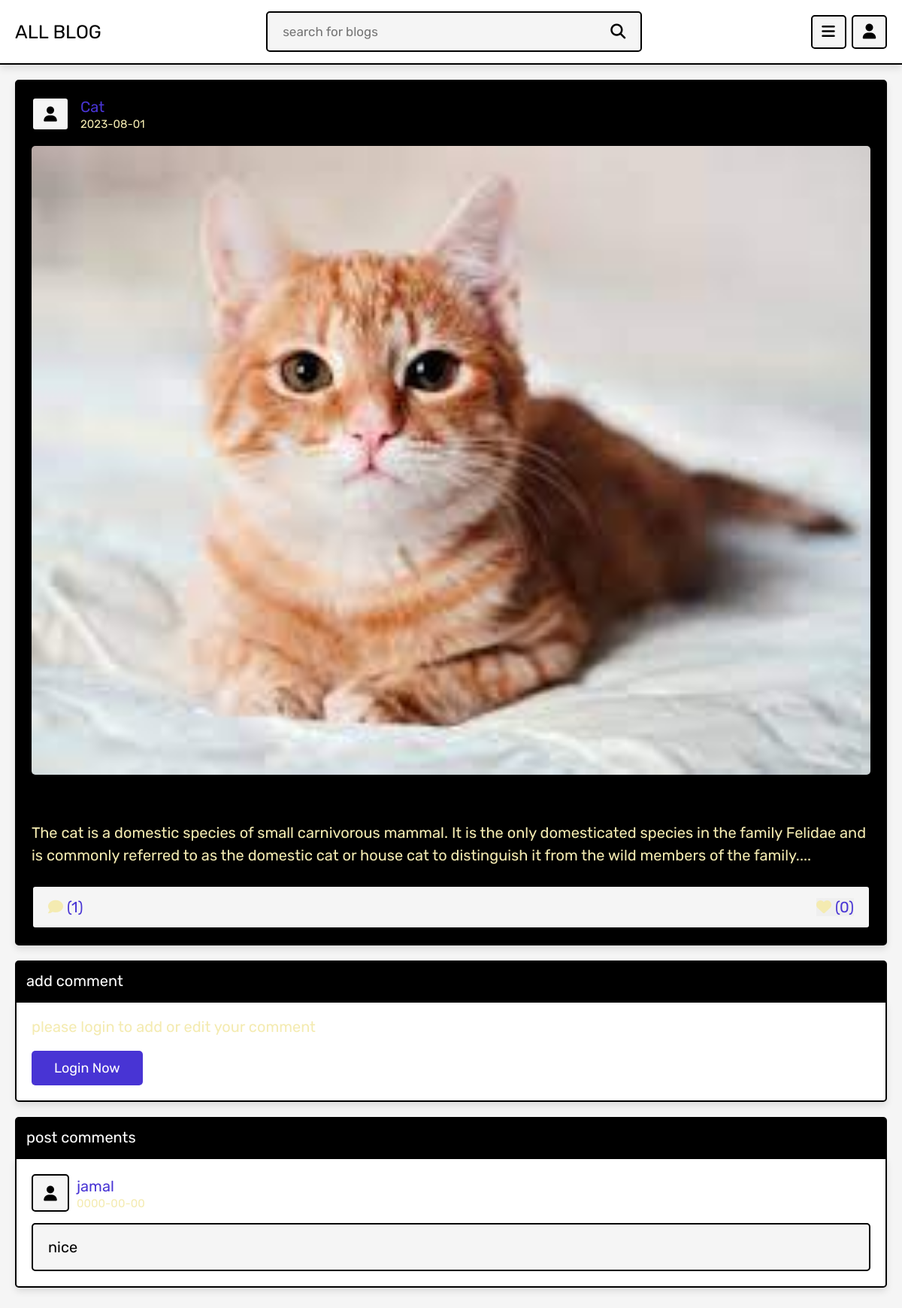
The app's page /view_post.php?post_id=1 with its own data.
### tables this page shows
CREATE TABLE `posts` (
  `id` int(11) NOT NULL,
  `admin_id` int(11) NOT NULL,
  `name` varchar(100) NOT NULL,
  `title` varchar(100) NOT NULL,
  `content` varchar(1000) NOT NULL,
  `category` varchar(100) NOT NULL,
  `image` varchar(500) NOT NULL,
  `date` date NOT NULL,
  `status` varchar(10) NOT NULL
);

CREATE TABLE `comments` (
  `id` int(100) NOT NULL,
  `post_id` int(50) NOT NULL,
  `admin_id` int(100) NOT NULL,
  `user_id` int(100) NOT NULL,
  `user_name` varchar(100) NOT NULL,
  `comment` varchar(1000) NOT NULL,
  `date` date NOT NULL
);

### view_post.php (the view, shortened to what this page needs)
<?php
include 'components/connect.php';
if(isset($_SESSION['user_id'])){
   $user_id = $_SESSION['user_id'];
}else{
   $user_id = '';
};
$get_id = $_GET['post_id'];
?>
<!DOCTYPE html>
<html lang="en">
<head>
   <link rel="stylesheet" href="https://cdnjs.cloudflare.com/ajax/libs/font-awesome/6.1.1/css/all.min.css">
   <link rel="stylesheet" href="css/style.css">
</head>
<body>
<?php include 'components/user_header.php'; ?>
<section class="posts-container" style="padding-bottom: 0;">
   <div class="box-container">
      <?php
         $select_posts = $conn->prepare("SELECT * FROM `posts` WHERE status = ? AND id = ?");
         $select_posts->execute(['active', $get_id]);
         if($select_posts->rowCount() > 0){
            while($fetch_posts = $select_posts->fetch(PDO::FETCH_ASSOC)){
            $post_id = $fetch_posts['id'];
            $count_post_comments = $conn->prepare("SELECT * FROM `comments` WHERE post_id = ?");
            $count_post_comments->execute([$post_id]);
            $total_post_comments = $count_post_comments->rowCount();
            $count_post_likes = $conn->prepare("SELECT * FROM `likes` WHERE post_id = ?");
            $count_post_likes->execute([$post_id]);
            $total_post_likes = $count_post_likes->rowCount();
            $confirm_likes = $conn->prepare("SELECT * FROM `likes` WHERE user_id = ? AND post_id = ?");
            $confirm_likes->execute([$user_id, $post_id]);
      ?>
      <form class="box" method="post">
         <div class="post-admin">
            <i class="fas fa-user"></i>
            <div>
               <a href="author_posts.php?author=<?= $fetch_posts['name']; ?>"><?= $fetch_posts['name']; ?></a>
               <div><?= $fetch_posts['date']; ?></div>
            </div>
         </div>
         <?php
            if($fetch_posts['image'] != ''){
         ?>
         <img src="uploaded_img/<?= $fetch_posts['image']; ?>" class="post-image" alt="">
         <?php
         }
         ?>
         <div class="post-title"><?= $fetch_posts['title']; ?></div>
         <div class="post-content"><?= $fetch_posts['content']; ?></div>
         <div class="icons">
            <div><i class="fas fa-comment"></i><span>(<?= $total_post_comments; ?>)</span></div>
            <button type="submit" name="like_post"><i class="fas fa-heart" style="<?php if($confirm_likes->rowCount() > 0){ echo 'color:var(--red);'; } ?>  "></i><span>(<?= $total_post_likes; ?>)</span></button>
         </div>
      </form>
      <?php
         }
      }else{
         echo '<p class="empty">no posts found!</p>';
      }
      ?>
   </div>
</section>
<section class="comments-container">
   <p class="comment-title">add comment</p>
   <?php
      if($user_id != ''){
         $select_admin_id = $conn->prepare("SELECT * FROM `posts` WHERE id = ?");
         $select_admin_id->execute([$get_id]);
         $fetch_admin_id = $select_admin_id->fetch(PDO::FETCH_ASSOC);
   ?>
   <form action="" method="post" class="add-comment">
      <input type="hidden" name="admin_id" value="<?= $fetch_admin_id['admin_id']; ?>">
      <input type="hidden" name="user_name" value="<?= $fetch_profile['name']; ?>">
      <p class="user"><i class="fas fa-user"></i><a href="update.php"><?= $fetch_profile['name']; ?></a></p>
      <textarea name="comment" maxlength="1000" class="comment-box" cols="30" rows="10" placeholder="write your comment" required></textarea>
      <input type="submit" value="add comment" class="inline-btn" name="add_comment">
   </form>
   <?php
   }else{
   ?>
   <div class="add-comment">
      <p>please login to add or edit your comment</p>
      <a href="login.php" class="inline-btn">login now</a>
   </div>
   <?php
      }
   ?>
   <p class="comment-title">post comments</p>
   <div class="user-comments-container">
      <?php
         $select_comments = $conn->prepare("SELECT * FROM `comments` WHERE post_id = ?");
         $select_comments->execute([$get_id]);
         if($select_comments->rowCount() > 0){
            while($fetch_comments = $select_comments->fetch(PDO::FETCH_ASSOC)){
      ?>
      <div class="show-comments" style="<?php if($fetch_comments['user_id'] == $user_id){echo 'order:-1;'; } ?>">
         <div class="comment-user">
            <i class="fas fa-user"></i>
            <div>
               <span><?= $fetch_comments['user_name']; ?></span>
               <div><?= $fetch_comments['date']; ?></div>
            </div>
         </div>
         <div class="comment-box" style="<?php if($fetch_comments['user_id'] == $user_id){echo 'color:var(--white); background:var(--black);'; } ?>"><?= $fetch_comments['comment']; ?></div>
      </div>
      <?php
            }
         }else{
            echo '<p class="empty">no comments added yet!</p>';
         }
      ?>
   </div>
</section>
</body>
</html>

### records on screen
posts: name "Cat", date "2023-08-01", image (picture), content "The cat is a domestic species of small carnivorous mammal. It is the only domesticated species in the family Felidae and is commonly referred to as the domestic cat or house cat to distinguish it from the wild members of the family.", total_post_comments "1", total_post_likes "0"
comments: user_name "jamal", date "0000-00-00", comment "nice"
